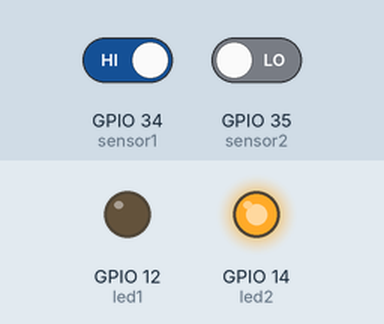
Recording of a sketch running on a simulated ESP32. On the bench: output pins drawn as LEDs (lit = HIGH). The test bench sets the inputs (shaded band); at power-on: GPIO 34 (sensor1) HIGH, GPIO 35 (sensor2) LOW.

Above: at 1.2 s.
1.3 s: GPIO 34 (sensor1) driven LOW
At 1.7 s:
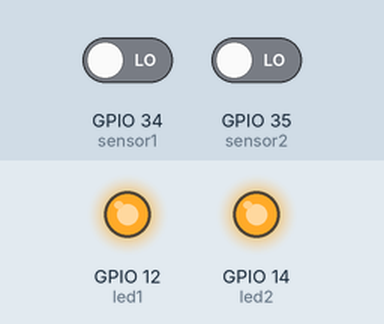
2.8 s: GPIO 35 (sensor2) driven HIGH
At 4.0 s:
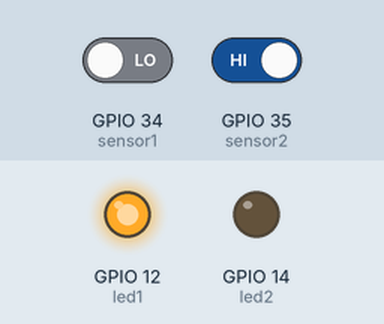
4.3 s: GPIO 34 (sensor1) driven HIGH
At 5.2 s:
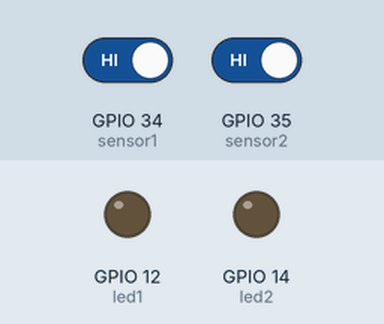
5.8 s: GPIO 35 (sensor2) driven LOW
At 6.3 s:
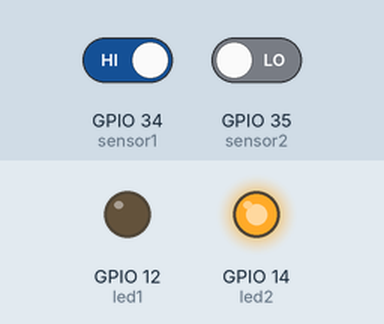
Timing chart, 0 to 8.3 s (numbered marks = the images above; inputs shaded):
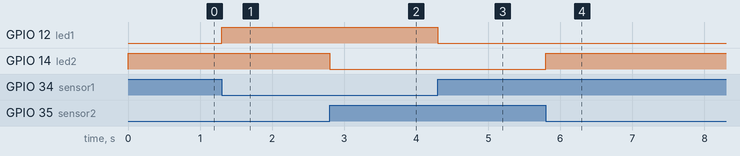

The sketch:

Lab8_C1.ino
```cpp
//6188089 Nattawipa Saetae

//Complete this file according to the FSM

#define STATE1 1
#define STATE2 2
#define STATE3 3
#define STATE4 4
#define STATE_END 100

int sensor1 = 34; //GPIO 34
int sensor2 = 35; //GPIO 35
int led1 = 12; //GPIO 12
int led2 = 14; //GPIO 14

unsigned char state = 4;

void setup() {
  pinMode (sensor1, INPUT);
  pinMode (sensor2, INPUT);
  pinMode (led1, OUTPUT);
  pinMode (led2, OUTPUT);
}

void loop()
{
  switch(state)
  {
    //case state 1
    case STATE1:
      digitalWrite(led1, HIGH);
      digitalWrite(led2, HIGH);
      if((digitalRead(sensor1)==LOW) && (digitalRead(sensor2)==HIGH))
        state = STATE2;
      else if((digitalRead(sensor1)==HIGH) && (digitalRead(sensor2)==LOW))
        state = STATE3;
      else if((digitalRead(sensor1)==HIGH) && (digitalRead(sensor2)==HIGH))
        state = STATE4;
      break;
    //.....to be continued
    //case state 2
    case STATE2:
      digitalWrite(led1, HIGH);
      digitalWrite(led2, LOW);
      if((digitalRead(sensor1)==HIGH) && (digitalRead(sensor2)==LOW))
        state = STATE3;
      else if((digitalRead(sensor1)==HIGH) && (digitalRead(sensor2)==HIGH))
        state = STATE4;
      else if((digitalRead(sensor1)==LOW) && (digitalRead(sensor2)==LOW))
        state = STATE1;
      break;
    //case state 3
    case STATE3:
      digitalWrite(led1, LOW);
      digitalWrite(led2, HIGH);
      if((digitalRead(sensor1)==HIGH) && (digitalRead(sensor2)==HIGH))
        state = STATE4;
      else if((digitalRead(sensor1)==LOW) && (digitalRead(sensor2)==LOW))
        state = STATE1;
      else if((digitalRead(sensor1)==LOW) && (digitalRead(sensor2)==HIGH))
        state = STATE2;
      break;
    //case state 4
    case STATE4: //case state 1
      digitalWrite(led1, LOW);
      digitalWrite(led2, LOW);
      if((digitalRead(sensor1)==LOW) && (digitalRead(sensor2)==LOW))
        state = STATE1;
      else if((digitalRead(sensor1)==LOW) && (digitalRead(sensor2)==HIGH))
        state = STATE2;
      else if((digitalRead(sensor1)==HIGH) && (digitalRead(sensor2)==LOW))
        state = STATE3;
      break;
  }
}
```

Measured:
- after the input at 1.3 s, GPIO 12 (led1): LOW → HIGH at once
- after the input at 2.8 s, GPIO 14 (led2): HIGH → LOW at once
- after the input at 4.3 s, GPIO 12 (led1): HIGH → LOW at once
- after the input at 5.8 s, GPIO 14 (led2): LOW → HIGH at once
